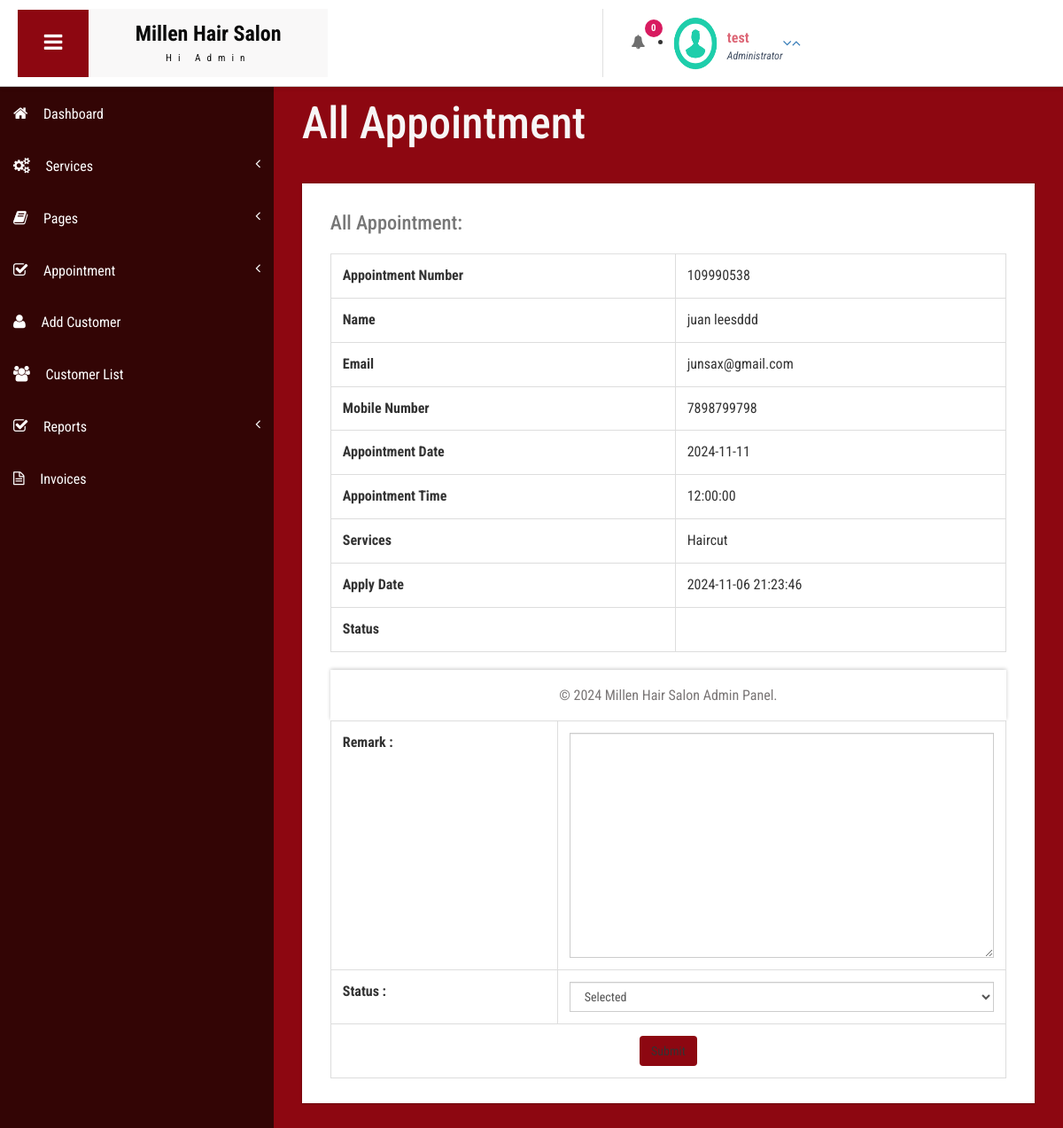
The app's page /admin/edit-appointment.php?editid=1 (signed in) with its own data.
### tables this page shows
CREATE TABLE `tblappointment` (
  `ID` int(10) NOT NULL,
  `AptNumber` int(11) NOT NULL,
  `Name` varchar(255) DEFAULT NULL,
  `Email` varchar(255) DEFAULT NULL,
  `PhoneNumber` varchar(10) DEFAULT NULL,
  `AptDate` date DEFAULT NULL,
  `AptTime` time DEFAULT NULL,
  `Services` varchar(255) DEFAULT NULL,
  `Branch` varchar(255) DEFAULT NULL,
  `ApplyDate` timestamp NOT NULL DEFAULT current_timestamp(),
  `Remark` text DEFAULT NULL,
  `Status` varchar(50) DEFAULT NULL,
  `RemarkDate` datetime DEFAULT NULL
);

### admin/edit-appointment.php (the view, shortened to what this page needs)
<?php
include('includes/dbconnection.php');
if (strlen($_SESSION['bpmsaid']==0)) {
  header('location:logout.php');
  } else{
  ?>
<!DOCTYPE HTML>
<html>
<head>
<link href="css/bootstrap.css" rel='stylesheet' type='text/css' />
<link href="css/style.css" rel='stylesheet' type='text/css' />
<link href="css/font-awesome.css" rel="stylesheet">
<link href="css/animate.css" rel="stylesheet" type="text/css" media="all">
<link href="css/custom.css" rel="stylesheet">
</head>
<body class="cbp-spmenu-push">
	<div class="main-content">
		 <?php include_once('includes/sidebar.php');?>
		 <?php include_once('includes/header.php');?>
		<div id="page-wrapper">
			<div class="main-page">
				<div class="tables">
					<h3 class="title1">All Appointment</h3>
					<div class="table-responsive bs-example widget-shadow">
						<h4>All Appointment:</h4>
						<?php
$cid=$_GET['editid'];
$ret=mysqli_query($con,"select * from tblappointment where ID='$cid'");
while ($row=mysqli_fetch_array($ret)) {
?>
						<table class="table table-bordered">
							<tr>
    <th>Appointment Number</th>
    <td><?php  echo $row['AptNumber'];?></td>
  </tr>
  <tr>
<th>Name</th>
    <td><?php  echo $row['Name'];?></td>
  </tr>
<tr>
    <th>Email</th>
    <td><?php  echo $row['Email'];?></td>
  </tr>
   <tr>
    <th>Mobile Number</th>
    <td><?php  echo $row['PhoneNumber'];?></td>
  </tr>
   <tr>
    <th>Appointment Date</th>
    <td><?php  echo $row['AptDate'];?></td>
  </tr>
<tr>
    <th>Appointment Time</th>
    <td><?php  echo $row['AptTime'];?></td>
  </tr>
  <tr>
    <th>Services</th>
    <td><?php  echo $row['Services'];?></td>
  </tr>
  <tr>
    <th>Apply Date</th>
    <td><?php  echo $row['ApplyDate'];?></td>
  </tr>
<tr>
    <th>Status</th>
    <td> <?php
     ;?></td>
  </tr>
						</table>
						<table class="table table-bordered">
							<?php if($row['Remark']==""){ ?>
<form name="submit" method="post" enctype="multipart/form-data">
<tr>
    <th>Remark :</th>
    <td>
    <textarea name="remark" placeholder="" rows="12" cols="14" class="form-control wd-450" required="true"></textarea></td>
   </tr>
  <tr>
    <th>Status :</th>
    <td>
   <select name="status" class="form-control wd-450" required="true" >
     <option value="1" selected="true">Selected</option>
   </select></td>
  </tr>
  <tr align="center">
    <td colspan="2"><button type="submit" name="submit" class="btn btn-az-primary pd-x-20">Submit</button></td>
  </tr>
  </form>
						<?php } ?>
						<?php } ?>
					</div>
				</div>
			</div>
		</div>
		 <?php include_once('includes/footer.php');?>
	</div>
</body>
</html>
<?php }  ?>

### admin/includes/header.php (shortened to what this page needs)
<!DOCTYPE html>
<html lang="en">
<head>
</head>
<body>
    <div class="sticky-header header-section">
        <div class="header-left">
            <button id="showLeftPush" class="toggle-btn">
                <i class="fa fa-bars"></i>
            </button>
            <div class="logo">
                <a href="index.html">
                    <h1>Millen Hair Salon</h1>
                    <span>Hi Admin</span>
                </a>
            </div>
        </div>
        <div class="header-right">
            <div class="profile-details-left">
                <?php
                    $ret1 = mysqli_query($con, "SELECT AptNumber, Name, Status FROM tblappointment WHERE Status='pending'");
                    $num = mysqli_num_rows($ret1);
                ?>
                <ul class="notifications-dropdown">
                    <li class="dropdown head-dpdn">
                        <a href="#" class="dropdown-toggle" data-toggle="dropdown" aria-expanded="false">
                            <i class="fa fa-bell"></i>
                            <span class="badge blue"><?php echo $num; ?></span>
                        </a>
                    </li>
                </ul>
            </div>
            <div class="profile-details">
                <?php
                    $adid = $_SESSION['bpmsaid'];
                    $ret = mysqli_query($con, "SELECT AdminName FROM tbladmin WHERE ID='$adid'");
                    $name = '';
                    if ($row = mysqli_fetch_array($ret)) {
                        $name = $row['AdminName'];
                    }
                ?>
                <ul>
                    <li class="dropdown profile-details-drop">
                        <a href="#" class="dropdown-toggle" data-toggle="dropdown" aria-expanded="false">
                            <div class="profile-img">
                                <img src="images/download (1).png" alt="Admin Profile" width="50" height="60">
                            </div>
                            <div class="user-name">
                                <p><?php echo htmlspecialchars($name); ?></p>
                                <span>Administrator</span>
                            </div>
                            <i class="fa fa-angle-down lnr"></i>
                            <i class="fa fa-angle-up lnr"></i>
                        </a>
                    </li>
                </ul>
            </div>
        </div>
    </div>
</body>
</html>

### admin/css/style.css (style rules this page uses)
h4, h5, h6, h1, h2, h3 { margin: 0; }
ul, ol { margin: 0; }
p { margin: 0; }
html, body { font-family: 'Roboto Condensed', sans-serif; font-size: 100%; overflow-x: hidden; background: #330505; }
body a { transition: 0.5s all ease; -webkit-transition: 0.5s all ease; -moz-transition: 0.5s all ease; -o-transition: 0.5s all ease; -ms-transition: 0.5s all ease; text-decoration:none; }
h1,h2,h3,h4,h5,h6 { margin:0; }
p { margin:0; }
ul,label { margin:0; padding:0; }
.main-content { position: relative; }
.sticky-header { position: fixed; top: 0; left:0px; width: 100%; z-index: 100; }
.header-section { background:#f9f7f8; box-shadow: 1px 1px 4px rgba(0, 0, 0, 0.21); -webkit-box-shadow: 1px 1px 4px rgba(0, 0, 0, 0.21); -moz-box-shadow: 1px 1px 4px rgba(0, 0, 0, 0.21); -o-box-shadow: 1px 1px 4px rgba(0, 0, 0, 0.21); }
.header-section::after { clear: both; display: block; content: ''; }
.header-left { float: left; width: 45%; }
.header-right { float: right; }
button#showLeftPush { font-size: 1.5em; width: 80px; padding: 0.87em 0; text-align: center; cursor: pointer; float: left; color: #fff; -moz-transition: all 0.2s ease-out 0s; -webkit-transition: all 0.2s ease-out 0s; transition: all 0.2s ease-out 0s; border: none; background-color: #8D0711; outline:none; }
.cbp-spmenu-push { overflow-x: hidden; position: relative; }
.cbp-spmenu, .cbp-spmenu-push { -webkit-transition: all 0.3s ease; -moz-transition: all 0.3s ease; transition: all 0.3s ease; }
.cbp-spmenu-push div#page-wrapper { margin: 0 0 0 19.3em; transition:.5s all; -webkit-transition:.5s all; -moz-transition:.5s all; }
.fa { display: inline-block; font-family: FontAwesome; font-style: normal; font-weight: normal; line-height: 1; -webkit-font-smoothing: antialiased; -moz-osx-font-smoothing: grayscale; }
.logo { background: #f9f8f8; text-align: center; float: left; }
.logo a { padding: 0.9em 3.3em .7em; display: block; text-decoration: none; }
.logo a h1 { color: #0b0b0b; font-size: 1.5em; line-height: 1.2em; font-weight: 700; }
.logo a span { color: #0c0c0c; font-size: .7em; text-align: center; letter-spacing: 7px; }
li.dropdown.head-dpdn { display: inline-block; padding: 1.7em 0; border-left: 1px solid #E0E0E0; float: left; }
li.dropdown.head-dpdn a.dropdown-toggle { padding: 1.7em 2em; }
i.fa.fa-bell { color:#6F6F6F; }
.header-right span.badge { font-size: 11px; font-weight: bold; color: #FFF; background: #8BC34A; line-height: 15px; width: 20px; height: 20px; border-radius: 2em; -webkit-border-radius: 2em; -moz-border-radius: 2em; -o-border-radius: 2em; text-align: center; display: inline-block; position: absolute; top: 16%; padding: 2px 0 0; }
.header-right span.blue { background-color:#D81B60; }
.user-name { float:left; margin-top:8px; margin-left:11px; height:35px; }
.user-name p { font-size:1em; color:#DD6777; line-height:1em; font-weight:700; }
.user-name span { font-size: .75em; font-style: italic; color: #424f63; font-weight: normal; margin-top: .3em; }
.widget-shadow { background-color: #fff; box-shadow: 0 -1px 3px rgba(0,0,0,.12),0 1px 2px rgba(0,0,0,.24); -webkit-box-shadow: 0 -1px 3px rgba(0,0,0,.12),0 1px 2px rgba(0,0,0,.24); -moz-box-shadow: 0 -1px 3px rgba(0,0,0,.12),0 1px 2px rgba(0,0,0,.24); }
h3.title1 { font-size: 50px; color: #f7f6f6; margin-bottom: 0.8em; }
.table > thead > tr > th, .table > tbody > tr > th, .table > tfoot > tr > th, .table > thead > tr > td, .table > tbody > tr > td, .table > tfoot > tr > td { border-top: none; }
.tables h4 { font-size: 1.4em; margin-bottom: 1em; color: #777777; }
.tables .panel-body ,.tables .bs-example { padding: 2em 2em 0.5em; }
.tables .table > thead > tr > th, .tables .table > tbody > tr > th, .tables .table > tfoot > tr > th, .tables .table > thead > tr > td, .tables .table > tbody > tr > td, .tables .table > tfoot > tr > td { padding: 13px; border-top: 1px solid #E0E0E0; }
.bs-example { margin-top: 2em; }
.form-control { border-radius: inherit; }

### admin/css/custom.css (style rules this page uses)
#page-wrapper { padding:7em 2em 2.5em; background-color: #8D0711; }

### records on screen
tblappointment: AptNumber "109990538", Name "juan leesddd", Email "junsax@gmail.com", PhoneNumber "7898799798", AptDate "2024-11-11", AptTime "12:00:00", Services "Haircut", ApplyDate "2024-11-06 21:23:46"

### other values on screen
$num "0"
$name "test"
